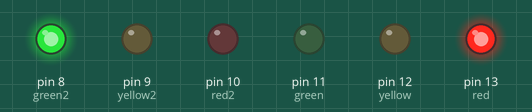
Bench run of a sketch on a simulated Arduino Uno, built with avr-gcc and run on an emulated ATmega328P. Parts: output pins drawn as LEDs (lit = HIGH).

Above: at 2.5 s.
At 7.5 s:
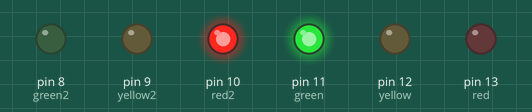
At 11.5 s:
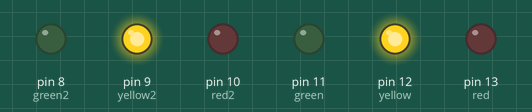
Timing chart, 0 to 16.9 s (numbered marks = the images above):
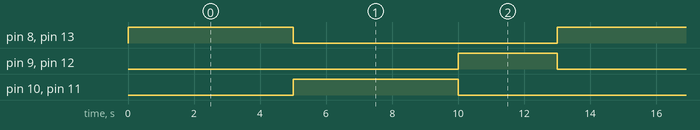

The sketch:

sketch_feb12a.ino
```cpp
#define red 13
#define yellow 12
#define green 11
#define red2 10
#define yellow2 9
#define green2 8


void setup() {
  pinMode(red, OUTPUT);
  pinMode(yellow,OUTPUT);
  pinMode(green,OUTPUT);
  pinMode(red2, OUTPUT);
  pinMode(yellow2,OUTPUT);
  pinMode(green2,OUTPUT);
}
void turnOnLight(int pin,int duration){
  //TURNING OFF ALL THE EXISTING LIGHTS
  digitalWrite(red, LOW);
  digitalWrite(yellow, LOW);
  digitalWrite(green, LOW);
  digitalWrite(red2, LOW);
  digitalWrite(yellow2, LOW);
  digitalWrite(green2, LOW);

  //TURNING ON THE LIGHT
  digitalWrite(pin, HIGH);
  if(pin == red){
    digitalWrite(green2, HIGH);
  }
  else if(pin == green){
    digitalWrite(red2,HIGH);
  }
  else if(pin == yellow){
    digitalWrite(yellow2,HIGH);
  }
  delay(duration);
}
void loop()
{
  turnOnLight(red,5000);
  turnOnLight(green,5000);
  turnOnLight(yellow,3000);
}
```

Measured:
- by itself, pin 8 (green2), pin 10 (red2), pin 11 (green), pin 13 (red): alternates HIGH for 5.0 s and LOW for 8.0 s
- by itself, pin 9 (yellow2), pin 12 (yellow): alternates HIGH for 3.0 s and LOW for 10.0 s
- by itself, everything shown: repeats every 13.0 s, in 3 steps
